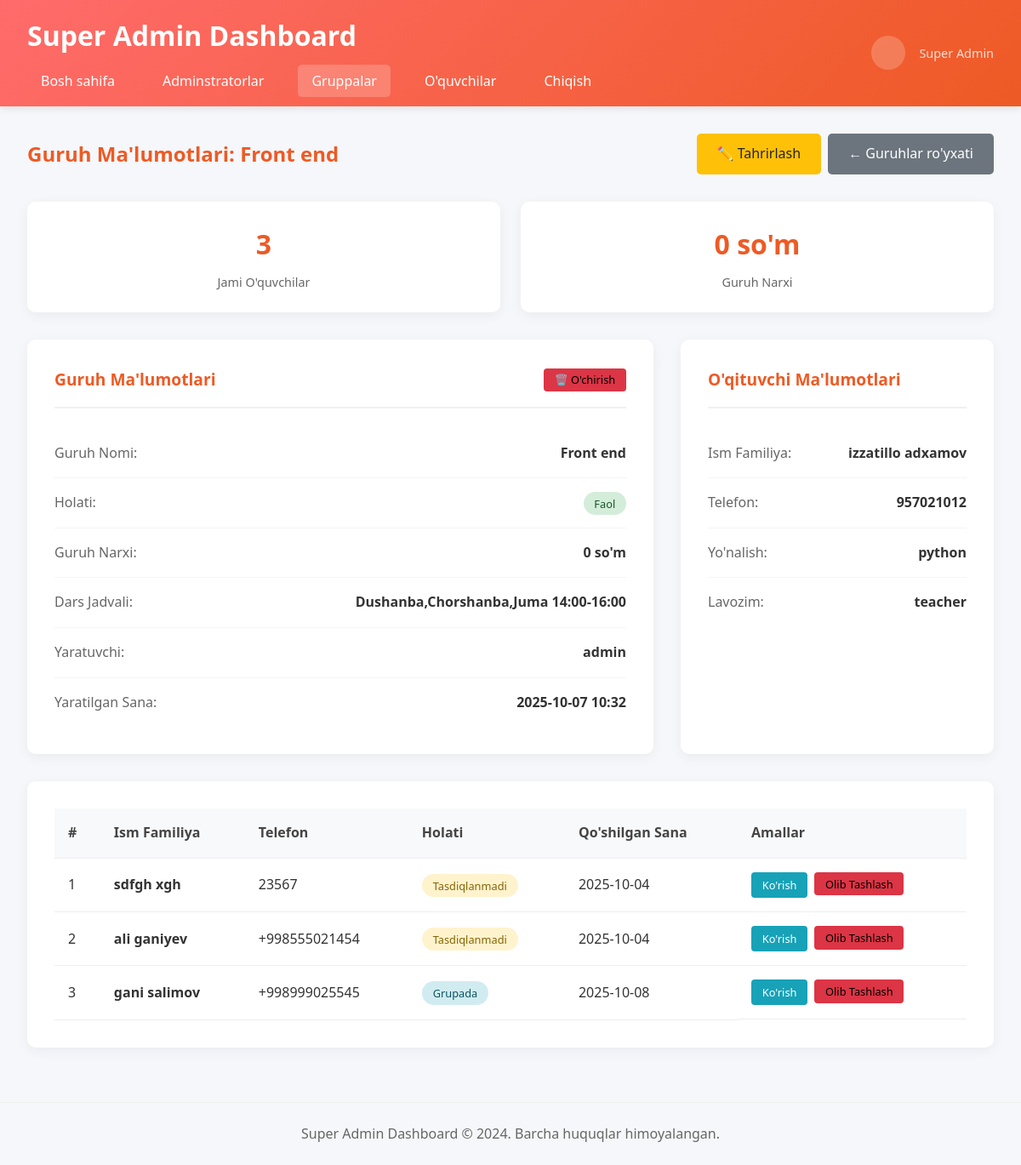
The app's page /super-admin/super-admin/gruppalar/2/ with its own data.
### groups/models.py (models this page shows)
class Groups(models.Model):
    class Status(models.TextChoices):
        ACTIVE = "active", "Faol"
        INACTIVE = "inactive", "Tugagan"
    title = models.CharField(max_length=50)
    teacher = models.ForeignKey(Teachers,on_delete=models.DO_NOTHING)
    group_price = models.IntegerField(default=0)
    status = models.CharField(
        max_length=30,
        choices=Status.choices,
        default=Status.ACTIVE,
    )
    hwo_created = models.CharField(max_length=100,default='admin')
    group_time = models.CharField(default="Dushanba,Chorshanba,Juma 14:00-16:00")
    created_at = models.DateTimeField(default=timezone.now)

### teachers/models.py (models this page shows, shortened)
class Teachers(models.Model):
    username = models.CharField(max_length=100, unique=True)
    password = models.CharField(max_length=128)  # Hash uchun kattaroq maydon
    first_name = models.CharField(max_length=100)
    last_name = models.CharField(max_length=100)
    direction = models.CharField(max_length=100)
    phone_number = models.CharField(max_length=30)
    role = models.CharField(max_length=50, default="teacher")
    created_at = models.DateTimeField(default=timezone.now)

### students/models.py (models this page shows, shortened)
class Students(models.Model):
    class Status(models.TextChoices):
        APPROVED = "approved", "Tasdiqlangan"
        NOT_CONFIRMED = "not_confirmed", "Tasdiqlanmadi"
        GROUP = "group", "Grupada"
    uuid = models.UUIDField(primary_key=True, default=uuid.uuid4, editable=False)
    username = models.CharField(max_length=100)
    password = models.CharField(max_length=128)  # Hash uchun
    phone_number = models.CharField(max_length=50)
    first_name = models.CharField(max_length=100)
    last_name = models.CharField(max_length=100)
    status = models.CharField(
        max_length=30,
        choices=Status.choices,
        default=Status.NOT_CONFIRMED,
    )
    about_student = models.TextField(blank=True,default="")
    role = models.CharField(max_length=50, default="student")
    admistrator = models.CharField(max_length=100)
    created_ad = models.DateTimeField(default=timezone.now)
    groups = models.ManyToManyField(Groups, related_name="students", blank=True)

### admin_users/views.py (the view)
# urls.py: path('super-admin/gruppalar/<int:group_id>/', views.group_detail, name='group_detail'),
def group_detail(request, group_id):
    group = get_object_or_404(Group, id=group_id)
    students_in_group = Student.objects.filter(groups=group)
    total_students = students_in_group.count()
    approved_students = students_in_group.filter(status=Student.Status.APPROVED).count()
    active_students = students_in_group.filter(status=Student.Status.GROUP).count()
    context = {
        'group': group,
        'students': students_in_group,
        'total_students': total_students,
        'approved_students': approved_students,
        'active_students': active_students,
        'teacher': group.teacher,
    }
    return render(request, 'super_admin/group_detail.html', context)

### templates/super_admin/group_detail.html (shortened to what this page needs)
{% load static %}
<!DOCTYPE html>
<html lang="uz">
<head>
</head>
<body>
    <header>
        <div class="header-content">
            <div>
                <h1>Super Admin Dashboard</h1>
                <nav>
                    <ul>
                        <li><a href="{% url 'super_admin_dashboard' %}">Bosh sahifa</a></li>
                        <li><a href="{% url 'adminstratorlar' %}">Adminstratorlar</a></li>
                        <li><a href="{% url 'gruppalar' %}" class="active">Gruppalar</a></li>
                        <li><a href="{% url 'oquvchilar' %}">O'quvchilar</a></li>
                        <li><a href="{% url 'logout' %}">Chiqish</a></li>
                    </ul>
                </nav>
            </div>
            <div class="user-info">
                <div class="user-avatar">
                </div>
                <div>
                    <div style="font-size: 0.9rem; opacity: 0.8;">Super Admin</div>
                </div>
            </div>
        </div>
    </header>
    <main>
        <div class="page-header">
            <h2 class="page-title">Guruh Ma'lumotlari: {{ group.title }}</h2>
            <div class="action-buttons">
                <a href="{% url 'group_edit' group.id %}" class="btn-warning btn">
                    ✏️ Tahrirlash
                </a>
                <a href="{% url 'gruppalar' %}" class="btn-secondary btn">
                    ← Guruhlar ro'yxati
                </a>
            </div>
        </div>
        <div class="stats-grid">
            <div class="stat-card">
                <div class="stat-number">{{ total_students }}</div>
                <div class="stat-label">Jami O'quvchilar</div>
            </div>
             <div class="stat-card">
                <div class="stat-number">{{ group.group_price }} so'm</div>
                <div class="stat-label">Guruh Narxi</div>
            </div>
        </div>
        <div class="info-grid">
            <div class="group-info-card">
                <div class="card-header">
                    <h3 class="card-title">Guruh Ma'lumotlari</h3>
                    <form method="POST" action="{% url 'group_delete' group.id %}" style="display: inline;"
                          onsubmit="return confirm('Haqiqatan ham \"{{ group.title }}\" guruhini o\'chirmoqchimisiz?');">
                        <button type="submit" class="btn-danger btn-sm">
                            🗑️ O'chirish
                        </button>
                    </form>
                </div>
                <ul class="info-list">
                    <li class="info-item">
                        <span class="info-label">Guruh Nomi:</span>
                        <span class="info-value">{{ group.title }}</span>
                    </li>
                    <li class="info-item">
                        <span class="info-label">Holati:</span>
                        <span class="info-value">
                            <span class="status-badge {% if group.status == 'active' %}status-active{% else %}status-inactive{% endif %}">
                                {{ group.get_status_display }}
                            </span>
                        </span>
                    </li>
                    <li class="info-item">
                        <span class="info-label">Guruh Narxi:</span>
                        <span class="info-value">{{ group.group_price }} so'm</span>
                    </li>
                    <li class="info-item">
                        <span class="info-label">Dars Jadvali:</span>
                        <span class="info-value">{{ group.group_time }}</span>
                    </li>
                    <li class="info-item">
                        <span class="info-label">Yaratuvchi:</span>
                        <span class="info-value">{{ group.hwo_created }}</span>
                    </li>
                    <li class="info-item">
                        <span class="info-label">Yaratilgan Sana:</span>
                        <span class="info-value">{{ group.created_at|date:"Y-m-d H:i" }}</span>
                    </li>
                </ul>
            </div>
            <div class="teacher-info-card">
                <div class="card-header">
                    <h3 class="card-title">O'qituvchi Ma'lumotlari</h3>
                </div>
                <ul class="info-list">
                    <li class="info-item">
                        <span class="info-label">Ism Familiya:</span>
                        <span class="info-value">{{ teacher.first_name }} {{ teacher.last_name }}</span>
                    </li>
                    <li class="info-item">
                        <span class="info-label">Telefon:</span>
                        <span class="info-value">{{ teacher.phone_number }}</span>
                    </li>
                    <li class="info-item">
                        <span class="info-label">Yo'nalish:</span>
                        <span class="info-value">{{ teacher.direction }}</span>
                    </li>
                    <li class="info-item">
                        <span class="info-label">Lavozim:</span>
                        <span class="info-value">{{ teacher.role }}</span>
                    </li>
                </ul>
            </div>
        </div>
        <div class="students-section">
            {% if students %}
            <div class="table-container">
                <table>
                    <thead>
                        <tr>
                            <th>#</th>
                            <th>Ism Familiya</th>
                            <th>Telefon</th>
                            <th>Holati</th>
                            <th>Qo'shilgan Sana</th>
                            <th>Amallar</th>
                        </tr>
                    </thead>
                    <tbody>
                        {% for student in students %}
                        <tr>
                            <td>{{ forloop.counter }}</td>
                            <td>
                                <strong>{{ student.first_name }} {{ student.last_name }}</strong>
                            </td>
                            <td>{{ student.phone_number }}</td>
                            <td>
                                {% if student.status == 'approved' %}
                                    <span class="student-status-approved">Tasdiqlangan</span>
                                {% elif student.status == 'not_confirmed' %}
                                    <span class="student-status-not-confirmed">Tasdiqlanmadi</span>
                                {% elif student.status == 'group' %}
                                    <span class="student-status-group">Grupada</span>
                                {% endif %}
                            </td>
                            <td>{{ student.created_ad|date:"Y-m-d" }}</td>
                            <td class="action-buttons">
                                <a href="{% url 'student_detail' student.uuid %}" class="btn-info btn-sm" style="color: white;">
                                    Ko'rish
                                </a>
                                <form method="POST" action="{% url 'remove_student_from_group' group.id student.uuid %}"
                                      style="display: inline;"
                                      onsubmit="return confirm('{{ student.first_name }} {{ student.last_name }} ni guruhdan olib tashlamoqchimisiz?');">
                                    <button type="submit" class="btn-danger btn-sm">
                                        Olib Tashlash
                                    </button>
                                </form>
                            </td>
                        </tr>
                        {% endfor %}
                    </tbody>
                </table>
            </div>
            {% endif %}
        </div>
    </main>
    <footer>
        <p>Super Admin Dashboard &copy; 2024. Barcha huquqlar himoyalangan.</p>
    </footer>
</body>
</html>

### templates/super_admin/group_detail.html (style rules this page uses)
* { margin: 0; padding: 0; box-sizing: border-box; font-family: 'Segoe UI', Tahoma, Geneva, Verdana, sans-serif; }
body { background-color: #f5f7fa; color: #333; line-height: 1.6; }
header { background: linear-gradient(135deg, #ff6b6b 0%, #ee5a24 100%); color: white; padding: 1rem 2rem; box-shadow: 0 2px 10px rgba(0,0,0,0.1); }
.header-content { display: flex; justify-content: space-between; align-items: center; }
.user-info { display: flex; align-items: center; gap: 1rem; }
.user-avatar { width: 40px; height: 40px; background: rgba(255,255,255,0.2); border-radius: 50%; display: flex; align-items: center; justify-content: center; font-weight: bold; }
nav ul { display: flex; list-style: none; gap: 1.5rem; margin-top: 1rem; }
nav a { color: white; text-decoration: none; padding: 0.5rem 1rem; border-radius: 5px; transition: background-color 0.3s; }
nav a:hover, nav a.active { background-color: rgba(255,255,255,0.2); }
main { padding: 2rem; max-width: 1400px; margin: 0 auto; }
.page-header { display: flex; justify-content: space-between; align-items: center; margin-bottom: 2rem; }
.page-title { color: #ee5a24; }
.btn { padding: 0.7rem 1.5rem; background: #ee5a24; color: white; text-decoration: none; border-radius: 5px; border: none; cursor: pointer; transition: background 0.3s; display: inline-flex; align-items: center; gap: 0.5rem; }
.btn-secondary { background: #6c757d; }
.btn-warning { background: #ffc107; color: #212529; }
.btn-danger { background: #dc3545; }
.btn-info { background: #17a2b8; }
.stats-grid { display: grid; grid-template-columns: repeat(auto-fit, minmax(200px, 1fr)); gap: 1.5rem; margin-bottom: 2rem; }
.stat-card { background: white; border-radius: 10px; padding: 1.5rem; box-shadow: 0 4px 15px rgba(0,0,0,0.05); text-align: center; }
.stat-number { font-size: 2rem; font-weight: bold; color: #ee5a24; margin-bottom: 0.5rem; }
.stat-label { color: #666; font-size: 0.9rem; }
.info-grid { display: grid; grid-template-columns: 2fr 1fr; gap: 2rem; margin-bottom: 2rem; }
.group-info-card, .teacher-info-card { background: white; border-radius: 10px; padding: 2rem; box-shadow: 0 4px 15px rgba(0,0,0,0.05); }
.card-header { display: flex; justify-content: space-between; align-items: center; margin-bottom: 1.5rem; padding-bottom: 1rem; border-bottom: 2px solid #f0f0f0; }
.card-title { color: #ee5a24; font-size: 1.2rem; font-weight: 600; }
.info-list { list-style: none; }
.info-item { display: flex; justify-content: space-between; padding: 1rem 0; border-bottom: 1px solid #f5f5f5; }
.info-item:last-child { border-bottom: none; }
.info-label { color: #666; font-weight: 500; }
.info-value { font-weight: 600; text-align: right; }
.status-badge { padding: 0.3rem 0.8rem; border-radius: 20px; font-size: 0.8rem; font-weight: 500; }
.status-active { background: #d4edda; color: #155724; }
.students-section { background: white; border-radius: 10px; padding: 2rem; box-shadow: 0 4px 15px rgba(0,0,0,0.05); }
.table-container { overflow-x: auto; }
table { width: 100%; border-collapse: collapse; }
th, td { padding: 1rem; text-align: left; border-bottom: 1px solid #eee; }
th { background: #f8f9fa; font-weight: 600; color: #444; }
.student-status-not-confirmed { background: #fff3cd; color: #856404; padding: 0.3rem 0.8rem; border-radius: 20px; font-size: 0.8rem; }
.student-status-group { background: #d1ecf1; color: #0c5460; padding: 0.3rem 0.8rem; border-radius: 20px; font-size: 0.8rem; }
.action-buttons { display: flex; gap: 0.5rem; }
.btn-sm { padding: 0.3rem 0.8rem; font-size: 0.8rem; text-decoration: none; border-radius: 4px; border: none; cursor: pointer; transition: all 0.3s; }
footer { text-align: center; padding: 1.5rem; color: #666; border-top: 1px solid #eee; margin-top: 2rem; }

### records on screen
Groups: title "Front end", group_price "0", status "Faol", group_time "Dushanba,Chorshanba,Juma 14:00-16:00", hwo_created "admin", created_at "2025-10-07 10:32"
Teachers: first_name "izzatillo", last_name "adxamov", phone_number "957021012", direction "python", role "teacher"
Students: first_name "sdfgh", last_name "xgh", phone_number "23567", status "Tasdiqlanmadi", created_ad "2025-10-04"
Students: first_name "ali", last_name "ganiyev", phone_number "+998555021454", status "Tasdiqlanmadi", created_ad "2025-10-04"
Students: first_name "gani", last_name "salimov", phone_number "+998999025545", status "Grupada", created_ad "2025-10-08"

### other values on screen
{{ total_students }} "3"
